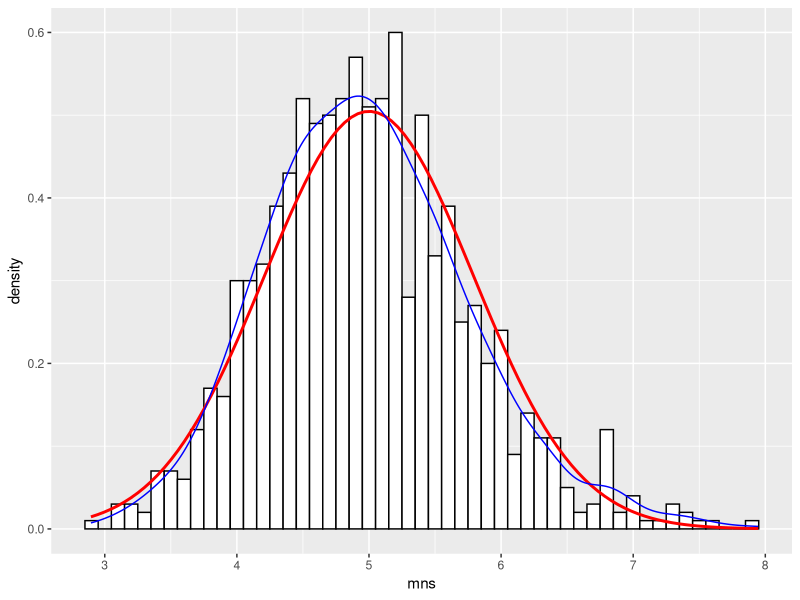

This figure's R source:
## ---- chunk 1
set.seed(18091979)
lambda <- 0.2;
theoreticalPopulationMean <- 1/lambda;
theoreticalPopulationStdDev <- 1/lambda;

randomexp <- rexp(1000, lambda)
simulatedPopulationmean <- mean(randomexp)
simulatedPopulationStddev <- sd(randomexp)
## ---- chunk 2
library(ggplot2)

sampleSize <- 40;
theoreticalSampleStdDev <- 1/lambda/sqrt(sampleSize);

mns = NULL
for (i in 1 : 1000) mns = c(mns, mean(rexp(sampleSize,lambda)))

simulatedMeansMean <- mean(mns)
simulatedmeansStandardDeviation <- sd(mns)


## ---- chunk 3

ggplot(data=data.frame(mns), aes(x=mns)) +
    geom_histogram(aes(y=..density..), binwidth= 0.1, fill="white", colour="black") +
    stat_function(fun=dnorm, colour="red", size=1, 
                  args=list(mean = 5,sd = 1/(lambda)*(1/sqrt(40)))) +
    geom_density(colour="blue")


shapiro <- as.character( shapiro.test(mns)$p.value)
